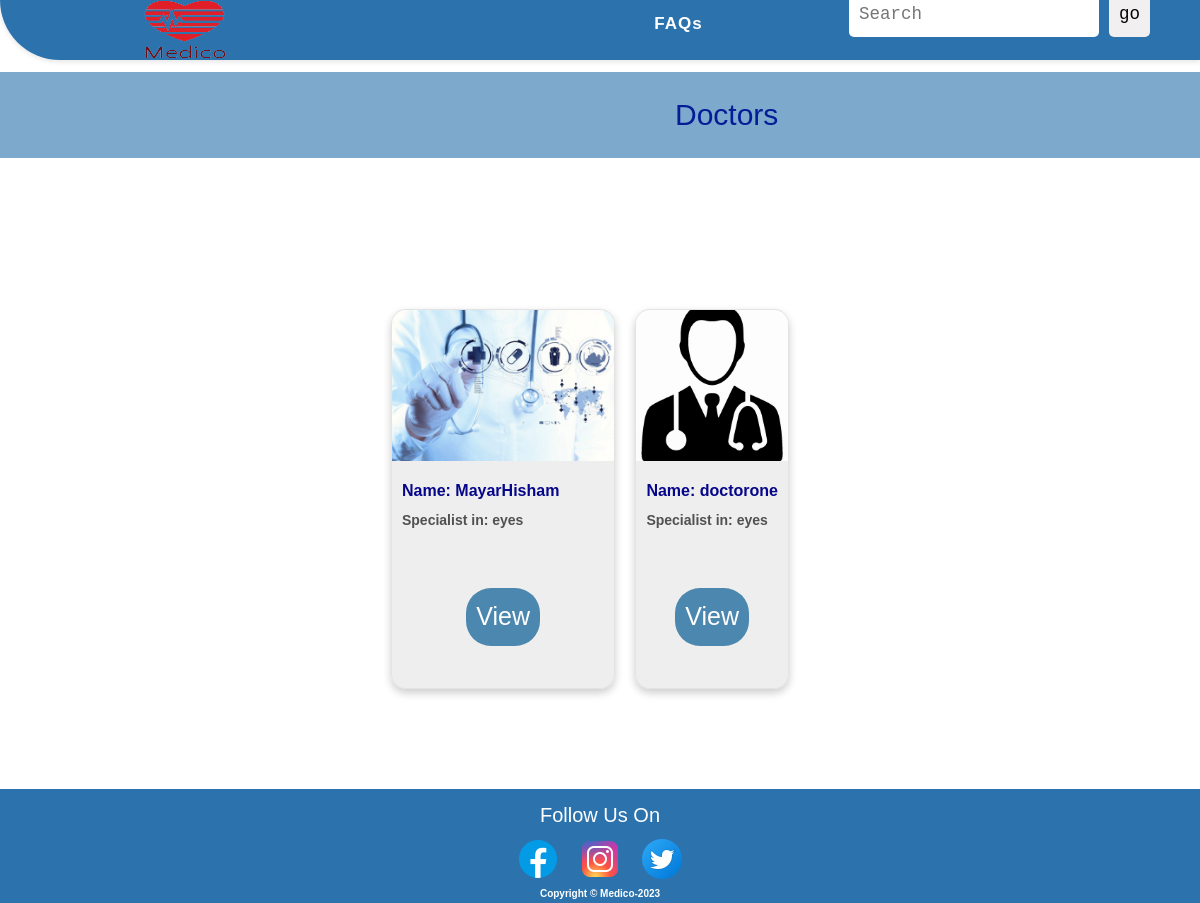
The app's page /shared/doctors.php, older data.
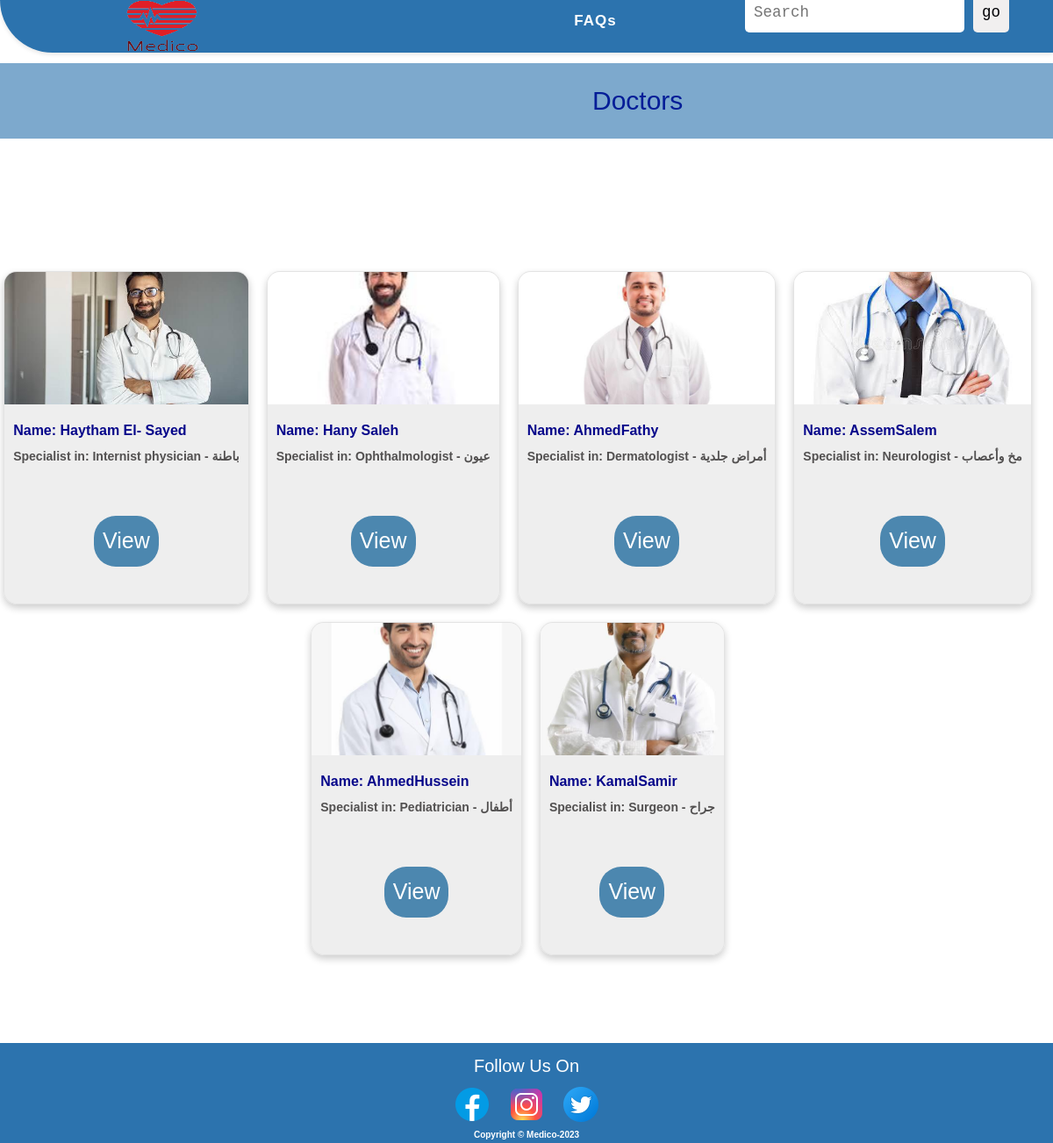
The same page, newer data.
### tables this page shows
CREATE TABLE `doctors` (
  `id` int(11) NOT NULL,
  `dfirst_name` varchar(255) NOT NULL,
  `dlast_name` varchar(255) NOT NULL,
  `date_of_birth` date NOT NULL,
  `profession_practice` mediumtext DEFAULT NULL,
  `years_of_exp` int(11) NOT NULL,
  `daddress` varchar(255) NOT NULL,
  `phone` int(11) NOT NULL,
  `doctor_syndicate` mediumtext DEFAULT NULL,
  `email` varchar(255) NOT NULL,
  `specialization` varchar(255) NOT NULL,
  `password` int(11) NOT NULL,
  `image` mediumtext DEFAULT NULL,
  `accepted` varchar(255) NOT NULL,
  `blocked` varchar(255) NOT NULL
);

### shared/doctors.php (the view, shortened to what this page needs)
<?php
include "./conn.php";
$select = "SELECT * FROM `doctors` WHERE accepted ='yes'";
$sel = mysqli_query($connect, $select);
?>
<!DOCTYPE html>
<html lang="en">
<head>
  <link href="https://cdn.jsdelivr.net/npm/bootstrap@5.3.0-alpha3/dist/css/bootstrap.min.css" rel="stylesheet">
  <link rel="stylesheet" href="../CSS/style.css">
  <link rel="stylesheet" href="../CSS/footer.css">
  <link rel="stylesheet" href="../CSS/doctors.css">
</head>
<body>
  <nav>
    <div class="logo">
      <a href="#"><img src="../Images/Medico_Logo_2_Final-removebg-preview-1.png" alt="Medico Logo"></a>
    </div>
    <ul class="nav-links" style="margin-left:400px">
      <li><a href="../shared/FAQs.php">FAQs</a></li>
    </ul>
    <div class="search-bar" style="margin-top: 10px;">
      <form method="post" action="search.php">
        <pre>
        <input style="padding: 10px; border: none; border-radius: 5px; margin-right: 10px;" type="text" name="srch" placeholder="Search"><button style="background-color: #f1efef; color: rgb(3, 3, 6); border: none; border-radius: 5px; padding: 10px; cursor: pointer;" name="search">go</button>
        </pre>
      </form>
    </div>
  </nav>
  <div class="header" style="display: flex; align-items: center; background-color: #2c73ae9c; color: rgb(4, 29, 151); padding: 15px; margin-top: 12px;">
    <h2 style="text-align: center; font-size: 30px; margin-left: 650px; padding: 10px;">Doctors</h2>
  </div>
  <div class="cont1">
    <div class="navbar">
    </div>
  </div>
  <div class="content">
    <br><br><br><br><br>
    <div class="card-container">
      <?php foreach ($sel as $s) { ?>
        <div class="card_doctors">
          <img src="../upload/<?php echo $s['image'] ?>" alt="Doctor's photo">
          <div class="card-text">
            <h3>Name: <?php echo $s['dfirst_name'] . $s['dlast_name'] ?></h3>
            <p>Specialist in: <?php echo $s['specialization'] ?></p>
            <br>
            <center><a href="./profile.php?view=<?php echo $s['id']; ?>"><button style="margin-top:20px; background-color: #4c87af; color: white; font-size: 25px; padding: 10px 10px; border: none; border-radius: 25px; cursor: pointer;">View</button></a></center>
          </div>
        </div>
      <?php } ?>
    </div>
  </div>
  <footer>
    <div class="sticky-footer">
      <div class="footer-content">
        <p style="color:white">Follow Us On</p>
        <ul class="social-icons">
          <li><a href="#"><img src="../images/facebook-logo.png" alt="Facebook Icon"></a></li>
          <li><a href="#"><img src="../images/instagram-logo.png" alt="Instagram Icon"></a></li>
          <li><a href="#"><img src="../images/twitter-logo.png" alt="Twitter Icon"></a></li>
        </ul>
      </div>
      <div class="footer-info">
        <h6>Copyright &copy Medico-2023</h6>
      </div>
    </div>
  </footer>
</body>
</html>

Row changes from the older to the newer data that the page shows:
removed doctors: image (picture), dfirst_name "Mayar", dlast_name "Hisham", specialization "eyes"
removed doctors: image (picture), dfirst_name "doctor", dlast_name "one", specialization "eyes"
added doctors: image (picture), dfirst_name "Haytham", dlast_name "El- Sayed", specialization "Internist physician - باطنة"
added doctors: image (picture), dfirst_name "Hany", dlast_name "Saleh", specialization "Ophthalmologist - عيون"
added doctors: image (picture), dfirst_name "Ahmed", dlast_name "Fathy", specialization "Dermatologist - أمراض جلدية"
added doctors: image (picture), dfirst_name "Assem", dlast_name "Salem", specialization "Neurologist - مخ وأعصاب"
added doctors: image (picture), dfirst_name "Ahmed", dlast_name "Hussein", specialization "Pediatrician - أطفال"
added doctors: image (picture), dfirst_name "Kamal", dlast_name "Samir", specialization "Surgeon - جراح"
